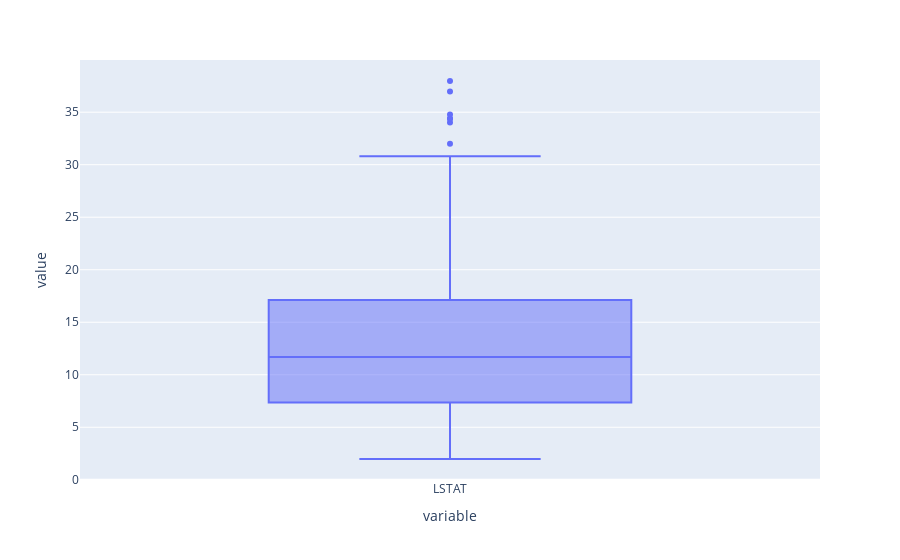

Notebook code cell kept with this figure:
### Code cell
analise(df['LSTAT'])

### Figure 1 — Plotly figure (JSON) as saved in the notebook; plotly's stock layout.template omitted (floating-point values rounded to 4 significant figures; data arrays with more than 128 entries replaced by an {"elided": "..."} marker saying what was removed)
{"data": [{"alignmentgroup": "True", "hovertemplate": "variable=%{x}<br>value=%{y}<extra></extra>", "legendgroup": "", "marker": {"color": "#636efa"}, "name": "", "notched": false, "offsetgroup": "", "orientation": "v", "showlegend": false, "type": "box", "x": {"elided": "489 str values"}, "x0": " ", "xaxis": "x", "y": {"elided": "489 float values"}, "y0": " ", "yaxis": "y"}], "layout": {"boxmode": "group", "legend": {"tracegroupgap": 0}, "margin": {"t": 60}, "xaxis": {"anchor": "y", "domain": [0, 1], "title": {"text": "variable"}}, "yaxis": {"anchor": "x", "domain": [0, 1], "title": {"text": "value"}}}}
